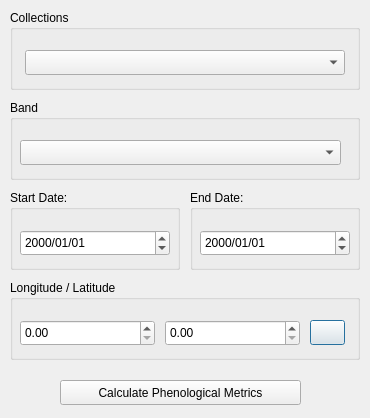
<?xml version="1.0" encoding="UTF-8"?>
<ui version="4.0">
 <class>WCPMSDialogBase</class>
 <widget class="QDialog" name="WCPMSDialogBase">
  <property name="geometry">
   <rect>
    <x>0</x>
    <y>0</y>
    <width>370</width>
    <height>418</height>
   </rect>
  </property>
  <property name="windowTitle">
   <string>WCPMS Plugin for QGIS </string>
  </property>
  <widget class="QGroupBox" name="groupBox">
   <property name="geometry">
    <rect>
     <x>10</x>
     <y>10</y>
     <width>350</width>
     <height>80</height>
    </rect>
   </property>
   <property name="title">
    <string>Collections</string>
   </property>
   <widget class="QComboBox" name="coverage_selection">
    <property name="geometry">
     <rect>
      <x>15</x>
      <y>40</y>
      <width>320</width>
      <height>25</height>
     </rect>
    </property>
   </widget>
  </widget>
  <widget class="QGroupBox" name="groupBox_2">
   <property name="geometry">
    <rect>
     <x>10</x>
     <y>100</y>
     <width>350</width>
     <height>80</height>
    </rect>
   </property>
   <property name="title">
    <string>Band</string>
   </property>
   <widget class="QComboBox" name="bands_selection">
    <property name="geometry">
     <rect>
      <x>10</x>
      <y>40</y>
      <width>321</width>
      <height>25</height>
     </rect>
    </property>
   </widget>
  </widget>
  <widget class="QGroupBox" name="groupBox_3">
   <property name="geometry">
    <rect>
     <x>10</x>
     <y>190</y>
     <width>170</width>
     <height>80</height>
    </rect>
   </property>
   <property name="title">
    <string>Start Date:</string>
   </property>
   <widget class="QDateEdit" name="start_date">
    <property name="geometry">
     <rect>
      <x>10</x>
      <y>40</y>
      <width>150</width>
      <height>26</height>
     </rect>
    </property>
    <property name="displayFormat">
     <string>yyyy/MM/dd</string>
    </property>
   </widget>
  </widget>
  <widget class="QGroupBox" name="groupBox_4">
   <property name="geometry">
    <rect>
     <x>190</x>
     <y>190</y>
     <width>170</width>
     <height>80</height>
    </rect>
   </property>
   <property name="title">
    <string>End Date:</string>
   </property>
   <widget class="QDateEdit" name="end_date">
    <property name="geometry">
     <rect>
      <x>10</x>
      <y>40</y>
      <width>150</width>
      <height>26</height>
     </rect>
    </property>
    <property name="displayFormat">
     <string>yyyy/MM/dd</string>
    </property>
   </widget>
  </widget>
  <widget class="QGroupBox" name="groupBox_5">
   <property name="geometry">
    <rect>
     <x>10</x>
     <y>280</y>
     <width>350</width>
     <height>80</height>
    </rect>
   </property>
   <property name="title">
    <string>Longitude / Latitude</string>
   </property>
   <widget class="QDoubleSpinBox" name="doubleSpinBox">
    <property name="geometry">
     <rect>
      <x>10</x>
      <y>40</y>
      <width>135</width>
      <height>26</height>
     </rect>
    </property>
   </widget>
   <widget class="QDoubleSpinBox" name="doubleSpinBox_2">
    <property name="geometry">
     <rect>
      <x>155</x>
      <y>40</y>
      <width>135</width>
      <height>26</height>
     </rect>
    </property>
   </widget>
   <widget class="QPushButton" name="pushButton_2">
    <property name="geometry">
     <rect>
      <x>300</x>
      <y>40</y>
      <width>35</width>
      <height>25</height>
     </rect>
    </property>
    <property name="text">
     <string/>
    </property>
   </widget>
  </widget>
  <widget class="QPushButton" name="search">
   <property name="geometry">
    <rect>
     <x>60</x>
     <y>380</y>
     <width>241</width>
     <height>25</height>
    </rect>
   </property>
   <property name="text">
    <string>Calculate Phenological Metrics</string>
   </property>
  </widget>
 </widget>
 <resources/>
 <connections/>
</ui>
